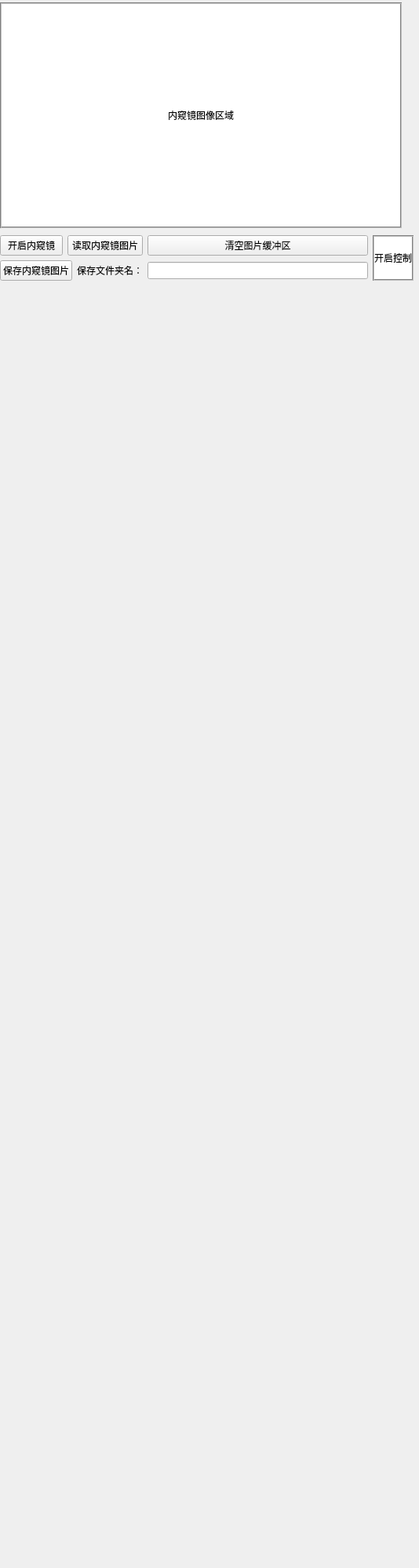
       <widget class="QWidget" name="scrollAreaWidgetContents_2">
        <property name="geometry">
         <rect>
          <x>0</x>
          <y>0</y>
          <width>534</width>
          <height>2000</height>
         </rect>
        </property>
        <property name="minimumSize">
         <size>
          <width>500</width>
          <height>2000</height>
         </size>
        </property>
        <widget class="QWidget" name="layoutWidget">
         <property name="geometry">
          <rect>
           <x>0</x>
           <y>0</y>
           <width>527</width>
           <height>362</height>
          </rect>
         </property>
         <layout class="QVBoxLayout" name="verticalLayout_2">
          <item>
           <widget class="QLabel" name="endoscope_color_image">
            <property name="sizePolicy">
             <sizepolicy hsizetype="Fixed" vsizetype="Fixed">
              <horstretch>0</horstretch>
              <verstretch>0</verstretch>
             </sizepolicy>
            </property>
            <property name="minimumSize">
             <size>
              <width>512</width>
              <height>288</height>
             </size>
            </property>
            <property name="maximumSize">
             <size>
              <width>512</width>
              <height>288</height>
             </size>
            </property>
            <property name="contextMenuPolicy">
             <enum>Qt::NoContextMenu</enum>
            </property>
            <property name="layoutDirection">
             <enum>Qt::LeftToRight</enum>
            </property>
            <property name="styleSheet">
             <string notr="true">background-color: rgb(255, 255, 255);
font: 16pt &quot;Agency FB&quot;;
border:2px groove gray;</string>
            </property>
            <property name="lineWidth">
             <number>1</number>
            </property>
            <property name="text">
             <string>内窥镜图像区域</string>
            </property>
            <property name="alignment">
             <set>Qt::AlignCenter</set>
            </property>
           </widget>
          </item>
          <item>
           <layout class="QGridLayout" name="gridLayout_19">
            <item row="0" column="0">
             <widget class="QPushButton" name="endoscope_open_Button">
              <property name="text">
               <string>开启内窥镜</string>
              </property>
             </widget>
            </item>
            <item row="0" column="1" colspan="2">
             <widget class="QPushButton" name="endoscope_read_Button">
              <property name="text">
               <string>读取内窥镜图片</string>
              </property>
             </widget>
            </item>
            <item row="0" column="3">
             <widget class="QPushButton" name="endoscopeBuffer_clear_Button">
              <property name="text">
               <string>清空图片缓冲区</string>
              </property>
             </widget>
            </item>
            <item row="0" column="4" rowspan="2">
             <widget class="KeyEventLabel" name="control_label">
              <property name="styleSheet">
               <string notr="true">background-color: rgb(255, 255, 255);
font: 16pt &quot;Agency FB&quot;;
border:2px groove gray;</string>
              </property>
              <property name="text">
               <string>开启控制</string>
              </property>
              <property name="alignment">
               <set>Qt::AlignCenter</set>
              </property>
             </widget>
            </item>
            <item row="1" column="0" colspan="2">
             <widget class="QPushButton" name="endoscope_save_Button">
              <property name="text">
               <string>保存内窥镜图片</string>
              </property>
             </widget>
            </item>
            <item row="1" column="2">
             <widget class="QLabel" name="label_64">
              <property name="text">
               <string>保存文件夹名：</string>
              </property>
             </widget>
            </item>
            <item row="1" column="3">
             <widget class="QLineEdit" name="Save_endoscope_lineEdit">
              <property name="text">
               <string/>
              </property>
             </widget>
            </item>
           </layout>
          </item>
         </layout>
        </widget>
       </widget>
